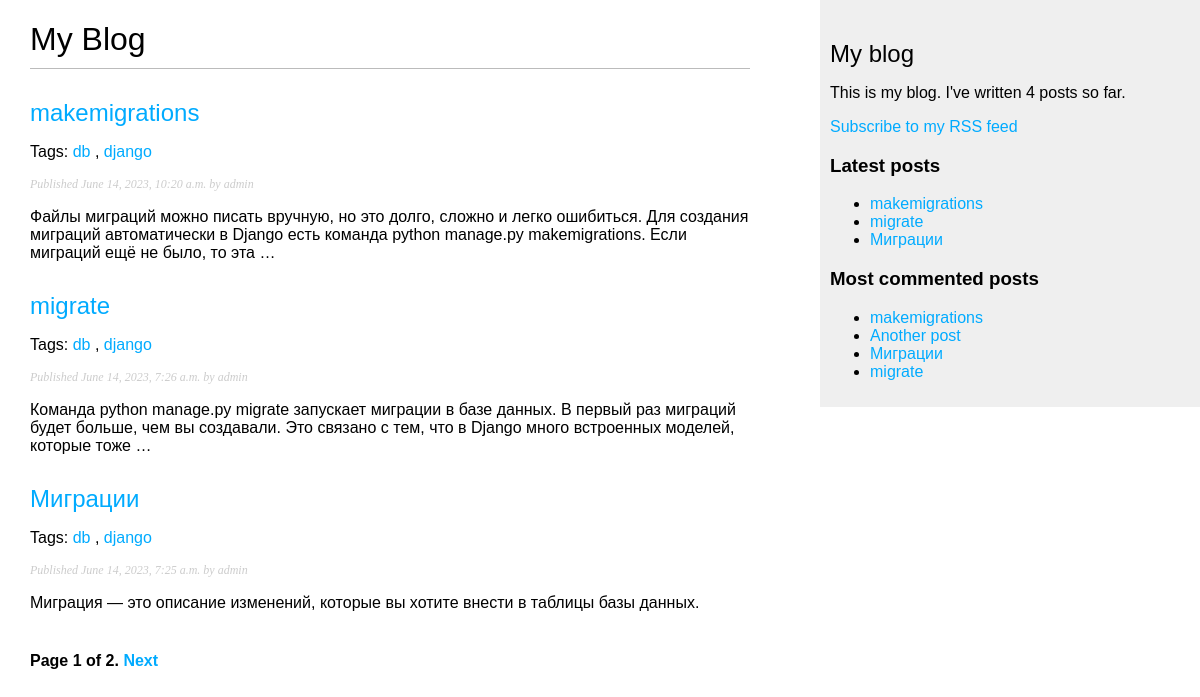
The page /blog/ on the database as committed earlier.
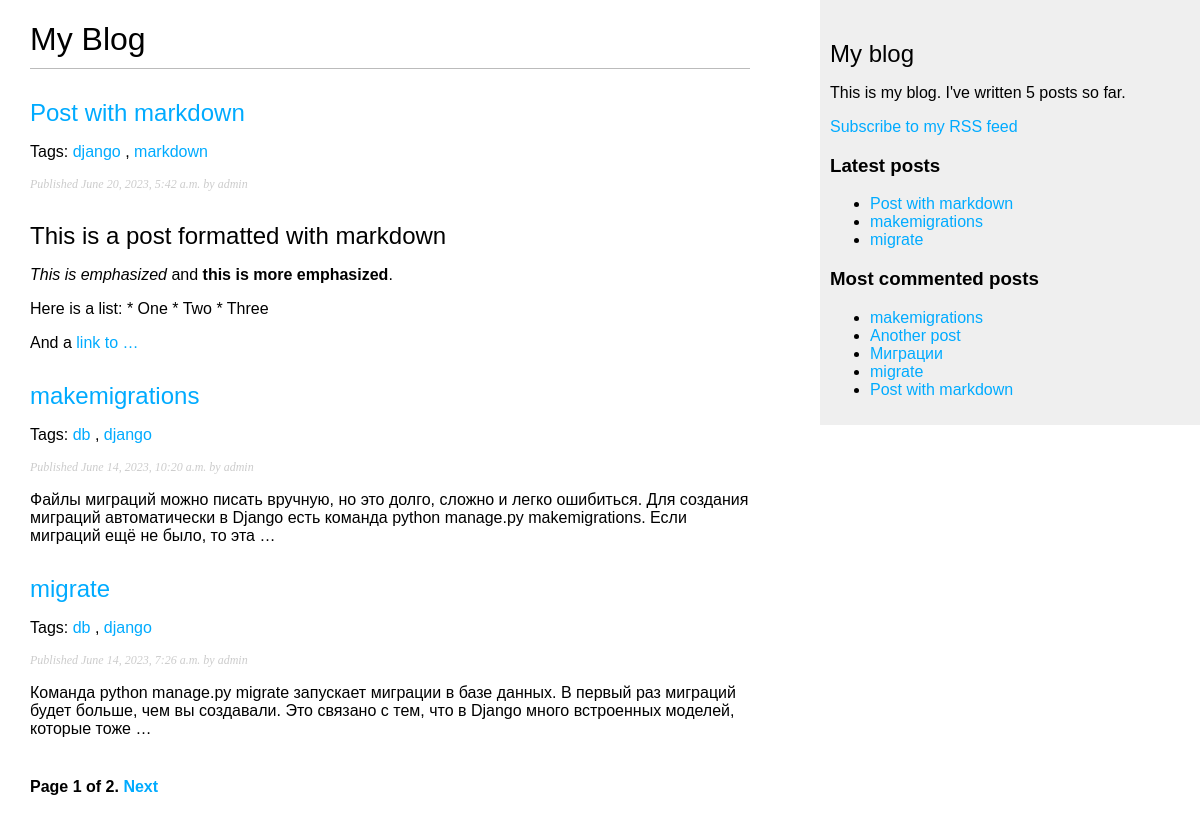
The same page on the database as committed later.
### blog/models.py (models this page shows, shortened)
class Post(models.Model):
    STATUS_CHOICES = (
        ('draft', 'Draft'),
        ('published', 'Published'),
    )
    title = models.CharField(max_length=250)
    slug = models.SlugField(max_length=250,unique_for_date='publish')
    author = models.ForeignKey(User, on_delete=models.CASCADE, related_name='blog_posts')
    body = models.TextField()
    publish = models.DateTimeField(default=timezone.now)
    created = models.DateTimeField(auto_now_add=True)
    updated = models.DateTimeField(auto_now=True)
    status = models.CharField(max_length=10,choices=STATUS_CHOICES,default='draft')
    objects = models.Manager()
    published = PublishedManager()
    tags = TaggableManager()
    class Meta:
        ordering = ('-publish',)
    def get_absolute_url(self):
        return reverse('blog:post_detail', args=[self.publish.year, self.publish.month, self.publish.day, self.slug])

### blog/views.py (the view)
# urls.py: path('', views.post_list, name='post_list'),
def post_list(request, tag_slug=None):
    object_list = Post.published.all()
    tag = None
    if tag_slug:
        tag = get_object_or_404(Tag, slug=tag_slug)
        object_list = object_list.filter(tags__in=[tag])
    paginator = Paginator(object_list, 3)
    page = request.GET.get('page')
    try:
        posts = paginator.page(page)
    except PageNotAnInteger:
        posts = paginator.page(1)
    except EmptyPage:
        posts = paginator.page(paginator.num_pages)
    return render(request, 'blog/post/list.html', {'page':page, 'posts':posts, 'tag':tag})

### blog/models.py (called while the page is built)
    def get_queryset(self):
        return super().get_queryset().filter(status='published')

### blog/templatetags/blog_tags.py (called while the page is built)
@register.simple_tag
def total_posts():
    return Post.published.count()

@register.inclusion_tag('blog/post/latest_posts.html')
def show_latest_posts(count=5):
    latest_posts = Post.published.order_by('-publish')[:count]
    return {'latest_posts':latest_posts}

@register.simple_tag
def get_most_commented_posts(count=5):
    return Post.published.annotate(total_comments=Count('comments')).order_by('-total_comments')[:count]

@register.filter(name='markdown')
def markdown_format(text):
    return mark_safe(markdown.markdown(text))

### blog/templates/blog/post/list.html (shortened to what this page needs)
{% extends "blog/base.html" %}
{% load blog_tags %}
{% block content %}
    <h1>My Blog</h1>
    {% for post in posts %}
        <h2>
            <a href="{{ post.get_absolute_url }}">{{ post.title }}</a>
        </h2>
        <p class="tags">
            Tags:
                {% for tag in post.tags.all %}
                    <a href="{% url 'blog:post_list_by_tag' tag.slug %}">
                        {{ tag.name }}
                    </a>
                    {% if not forloop.last %}, {% endif %}
                {% endfor %}
        </p>
        <p class="date">Published {{ post.publish }} by {{ post.author }}</p>
        {{ post.body|markdown|truncatewords_html:30 }}
    {% endfor %}
    {% include "pagination.html" with page=posts %}
{% endblock %}

### blog/templates/blog/base.html (shortened to what this page needs)
{% load blog_tags %}
{% load static %}
<!DOCTYPE html>
<html>
    <head>
        <link href="{% static 'css/blog.css' %}" rel="stylesheet">
    </head>
    <body>
        <div id="content">
            {% block content %}{% endblock %}
        </div>
        <div id="sidebar">
            <h2>My blog</h2>
            <p>This is my blog. I've written {% total_posts %} posts so far.</p>
            <p><a href="{% url 'blog:post_feed' %}">Subscribe to my RSS feed</a></p>
            <h3>Latest posts</h3>
            {% show_latest_posts 3 %}
            <h3>Most commented posts</h3>
            {% get_most_commented_posts as most_commented_posts %}
            <ul>
                {% for post in most_commented_posts %}
                    <li><a href="{{ post.get_absolute_url }}">{{ post.title }}</a></li>
                {% endfor %}
            </ul>
        </div>
    </body>
</html>

### blog/templates/pagination.html (shortened to what this page needs)
<div class="pagination">
    <span class="step-links">
        <span class="current">
            Page {{ page.number }} of {{ page.paginator.num_pages }}.
        </span>
        {% if page.has_next %}
            <a href="?page={{ page.next_page_number }}">Next</a>
        {% endif %}
    </span>
</div>

### blog/templates/blog/post/latest_posts.html
<ul>
    {% for post in latest_posts %}
        <li><a href="{{ post.get_absolute_url }}">{{ post.title }}</a></li>
    {% endfor %}
</ul>

### blog/static/css/blog.css (style rules this page uses)
body { margin:0; padding:0; font-family:helvetica, sans-serif; }
a { color:#00abff; text-decoration:none; }
h1 { font-weight:normal; border-bottom:1px solid #bbb; padding:0 0 10px 0; }
h2 { font-weight:normal; margin:30px 0 0; }
#content { float:left; width:60%; padding:0 0 0 30px; }
#sidebar { float:right; width:30%; padding:10px; background:#efefef; height:100%; }
p.date { color:#ccc; font-family: georgia, serif; font-size: 12px; font-style: italic; }
.pagination { margin:40px 0; font-weight:bold; }

Rows that differ between the two databases and show on the page:
no longer on one of the page's lists (row unchanged): Post: title "Миграции", publish "June 14, 2023, 7:25 a.m.", author "admin", body "Миграция — это описание изменений, которые вы хотите внести в таблицы базы данных."
added Post: title "Post with markdown", publish "June 20, 2023, 5:42 a.m.", author "admin", body "This is a post formatted with markdown This is emphasized and this is more emphasized . Here is a list: * One * Two * Three And a link to …", Tag (name "django")
added Tag: name "markdown", shown under "Post with markdown"
computed for Post "Миграции": loses Tag (name "db"); loses Tag (name "django")
Other text that changed with them:
text no longer shown: "4"
text now shown: "5"
